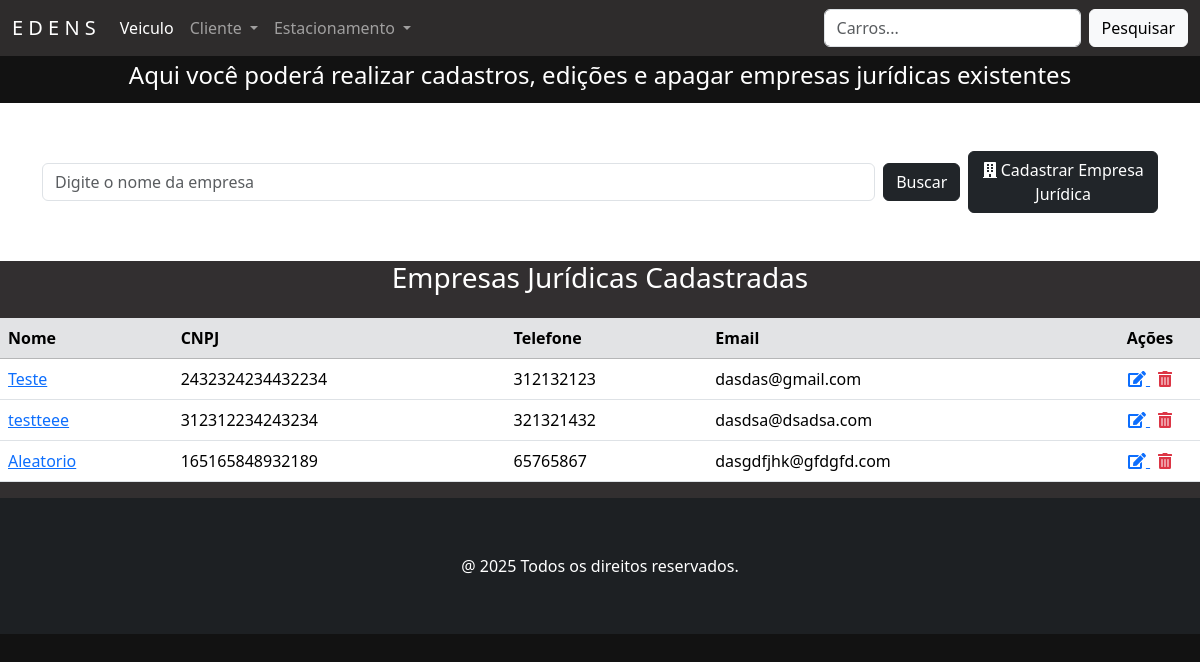
/juridicos/, run on the app's committed database.
### juridico/models.py (models this page shows, shortened)
class Juridico(models.Model):
    nome = models.CharField('Nome', max_length=50, help_text='Nome da Empresa', unique=True)
    cnpj = models.CharField(max_length=18, unique=True, help_text='CNPJ da Empresa')
    email = models.EmailField('Email', max_length=100, help_text='Email da Empresa', unique=True, blank=True, null=True)
    fone = models.CharField('Fone', max_length=20, help_text='Fone da Empresa', unique=True)
    class Meta:
        verbose_name = 'Juridico'
        verbose_name_plural = 'Juridicos'

### juridico/views.py (the view)
# urls.py: path('juridicos/', JuridicoView.as_view(), name='juridicos'),
class JuridicoView(ListView):
    model = Juridico
    template_name = 'juridico.html'
    def get_queryset(self):
        buscar = self.request.GET.get('buscar')
        qs = super(JuridicoView, self).get_queryset()
        if buscar:
            qs = qs.filter(nome__icontains=buscar)
        if qs.count() > 0:
            paginator = Paginator(qs, 10)
            listagem = paginator.get_page(self.request.GET.get('page'))
            return listagem
        else:
            messages.info(self.request, 'Não existem empresas jurídicas cadastradas.')
            return qs.none()

### juridico/templates/juridico.html (shortened to what this page needs)
{% extends 'principal.html' %}
{% load django_bootstrap5 %}
{% load static %}
{% block content %}
<div class="container-flex text-center text-white" style="background-color: #121212; padding: 5px">
    <h4>Aqui você poderá realizar cadastros, edições e apagar empresas jurídicas existentes</h4>
</div>
<section class="section">
    <div class="container mb-5 mt-5">
        <form action="" method="GET" class="d-flex justify-content-start align-items-center gap-2">
            <input class="form-control" type="text" name="buscar" value="{{ request.GET.buscar }}"
                   placeholder="Digite o nome da empresa" style="max-width: 900px;">
            <button type="submit" class="btn btn-dark">Buscar</button>
            <a href="{% url 'juridico_adicionar' %}" class="btn btn-dark">
                <i class="fas fa-building"></i> Cadastrar Empresa Jurídica
            </a>
        </form>
    </div>
</section>
{% if object_list %}
    <div class="card-body" style="background-color: #322f30">
        <h3 class="text-center text-white mb-4">Empresas Jurídicas Cadastradas</h3>
        <div class="table-responsive">
            <table class="table table-hover">
                <thead class="table-secondary">
                    <tr>
                        <th>Nome</th>
                        <th>CNPJ</th>
                        <th>Telefone</th>
                        <th>Email</th>
                        <th style="width: 100px; text-align: center">Ações</th>
                    </tr>
                </thead>
                <tbody>
                    {% for juridico in object_list %}
                    <tr>
                        <td>
                            <a href="#" data-bs-toggle="modal" data-bs-target="#modal{{ juridico.id }}">
                                {{ juridico.nome }}
                            </a>
                        </td>
                        <td>{{ juridico.cnpj }}</td>
                        <td>{{ juridico.fone }}</td>
                        <td>{{ juridico.email }}</td>
                        <td class="text-center">
                            <a href="{% url 'juridico_editar' juridico.pk %}" class="me-2" title="Editar">
                                <i class="fas fa-edit"></i>
                            </a>
                            <a href="{% url 'juridico_apagar' juridico.pk %}" title="Apagar" class="text-danger">
                                <i class="fas fa-trash-alt"></i>
                            </a>
                        </td>
                    </tr>
                    {% endfor %}
                </tbody>
            </table>
        </div>
    </div>
{% else %}
    <p class="text-center mt-4">Nenhuma empresa jurídica encontrada.</p>
{% endif %}
{% endblock %}

### static/css/estilos.css (style rules this page uses)
body:not(.navbar-custom) { background-color: #121212; }

### data on the page
Juridico: nome "Teste", cnpj "2432324234432234", fone "312132123", email "dasdas@gmail.com"
Juridico: nome "testteee", cnpj "312312234243234", fone "321321432", email "dasdsa@dsadsa.com"
Juridico: nome "Aleatorio", cnpj "165165848932189", fone "65765867", email "dasgdfjhk@gfdgfd.com"
